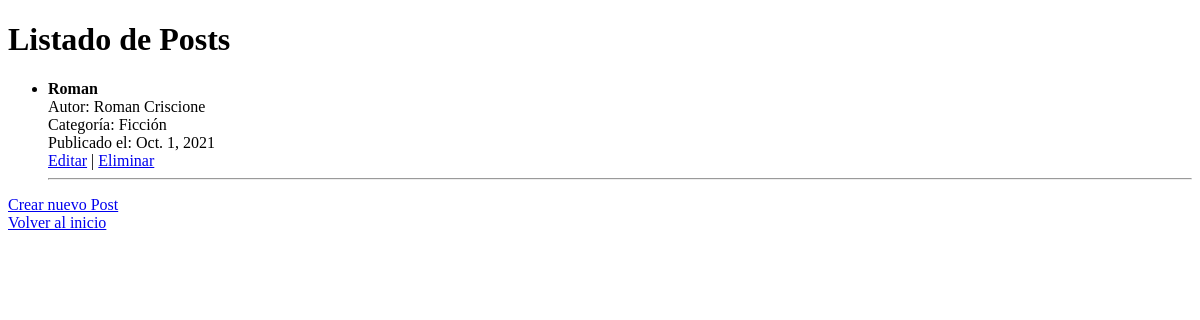
The app's page /posts/, older data.
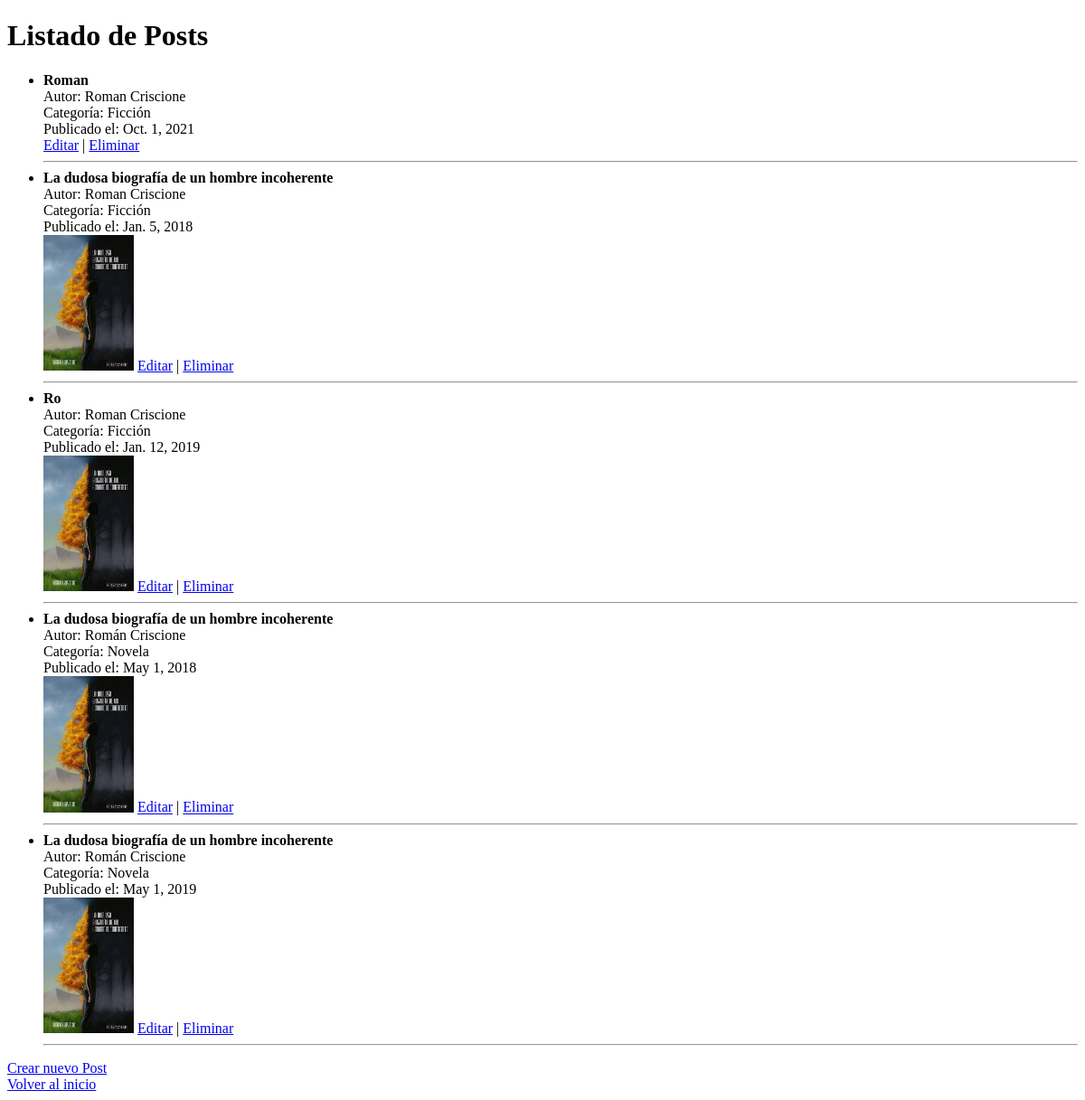
The same page, newer data.
### appdeautores/models.py (models this page shows, shortened)
class Post(models.Model):
    titulo = models.CharField(max_length=200)
    contenido = RichTextField()
    fecha_publicacion = models.DateField()
    autor = models.ForeignKey(Autor, on_delete=models.CASCADE)
    categoria = models.ForeignKey(Categoria, on_delete=models.SET_NULL, null=True)
    imagen = models.ImageField(upload_to='posts/', null=True, blank=True)

class Autor(models.Model):
    nombre = models.CharField(max_length=100)
    apellido = models.CharField(max_length=100)
    email = models.EmailField()
    def __str__(self):
        return f"{self.nombre} {self.apellido}"

class Categoria(models.Model):
    nombre = models.CharField(max_length=100)
    def __str__(self):
        return self.nombre

### appdeautores/views.py (the view)
# urls.py: path('posts/', PostListView.as_view(), name='listar_posts'),
class PostListView(ListView):
    model = Post
    template_name = 'appdeautores/listar_posts.html'
    context_object_name = 'posts'
    paginate_by = 5

### appdeautores/templates/appdeautores/listar_posts.html (shortened to what this page needs)
<!DOCTYPE html>
<html lang="es">
<head>
</head>
<body>
    <h1>Listado de Posts</h1>
    <ul>
        {% for post in posts %}
            <li>
                <strong>{{ post.titulo }}</strong><br>
                Autor: {{ post.autor }}<br>
                Categoría: {{ post.categoria }}<br>
                Publicado el: {{ post.fecha_publicacion }}<br>
                {% if post.imagen %}
                    <img src="{{ post.imagen.url }}" alt="Imagen del post" width="100">
                {% endif %}
                <a href="{% url 'editar_post' post.id %}">Editar</a> |
                <a href="{% url 'eliminar_post' post.id %}">Eliminar</a>
            </li>
            <hr>
        {% empty %}
            <li>No hay posts disponibles.</li>
        {% endfor %}
    </ul>
    <a href="{% url 'crear_post' %}">Crear nuevo Post</a><br>
    <a href="{% url 'inicio' %}">Volver al inicio</a>
</body>
</html>

Row changes from the older to the newer data that the page shows:
added Post: titulo "La dudosa biografía de un hombre incoherente", autor "Roman Criscione", categoria "Ficción", fecha_publicacion "Jan. 5, 2018", imagen (picture)
added Post: titulo "Ro", autor "Roman Criscione", categoria "Ficción", fecha_publicacion "Jan. 12, 2019", imagen (picture)
added Post: titulo "La dudosa biografía de un hombre incoherente", autor "Román Criscione", categoria "Novela", fecha_publicacion "May 1, 2018", imagen (picture)
added Post: titulo "La dudosa biografía de un hombre incoherente", autor "Román Criscione", categoria "Novela", fecha_publicacion "May 1, 2019", imagen (picture)
